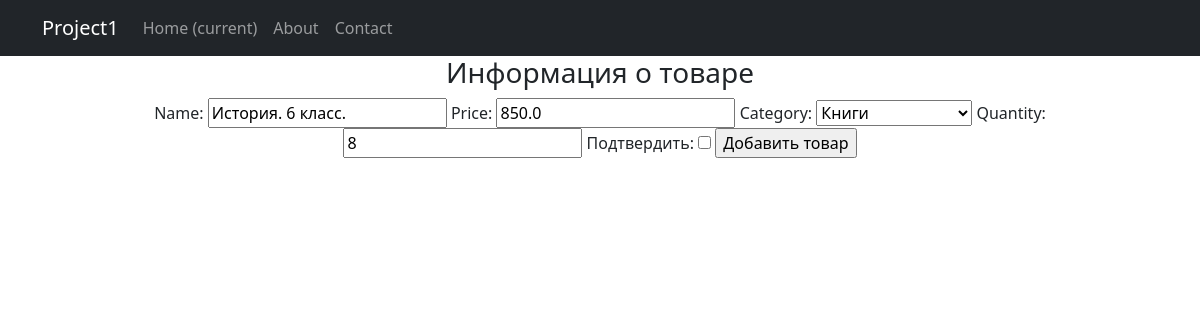
Page /products/create/6 on the committed database.
### simpleapp/models.py (models this page shows, shortened)
class Product(models.Model):
    name = models.CharField(
        max_length=50,
        unique=True, # названия товаров не должны повторяться
    )
    description = models.TextField()
    quantity = models.IntegerField(
        validators=[MinValueValidator(0,'Quantity should be >= 0')],
    )
    category = models.ForeignKey(
        to='Category',
        on_delete=models.CASCADE,
        related_name='products', # все продукты в категории будут доступны через поле products
    )
    price = models.FloatField(
        validators=[MinValueValidator(0.0)],
    )

class Category(models.Model):
    name = models.CharField(max_length=100, unique=True)
    def __str__(self):
        return self.name.title()

### simpleapp/views.py (the view)
# urls.py: path('create/<int:pk>', ProductUpdateView.as_view(), name='product_update'),
class ProductUpdateView(UpdateView):
    template_name = 'simple_app/product_create.html'
    form_class = ProductForm
    def get_object(self, **kwargs):
        id = self.kwargs.get('pk')
        return Product.objects.get(pk=id)

### simpleapp/forms.py
class ProductForm(ModelForm):
    check_box = BooleanField(label='Подтвердить')
    class Meta:
        model = Product
        fields = ['name', 'price', 'category', 'quantity', 'check_box']

### templates/simple_app/product_create.html (shortened to what this page needs)
{% extends 'flatpages/default.html' %}
{% block content %}
<h3>Информация о товаре</h3>
<form method="POST">
    {{ form }}
    <input type="submit" value="Добавить товар">
</form>
{% endblock content %}

### rows in the picture
Product: name "История. 6 класс.", price "850.0", category "Книги", quantity "8"
